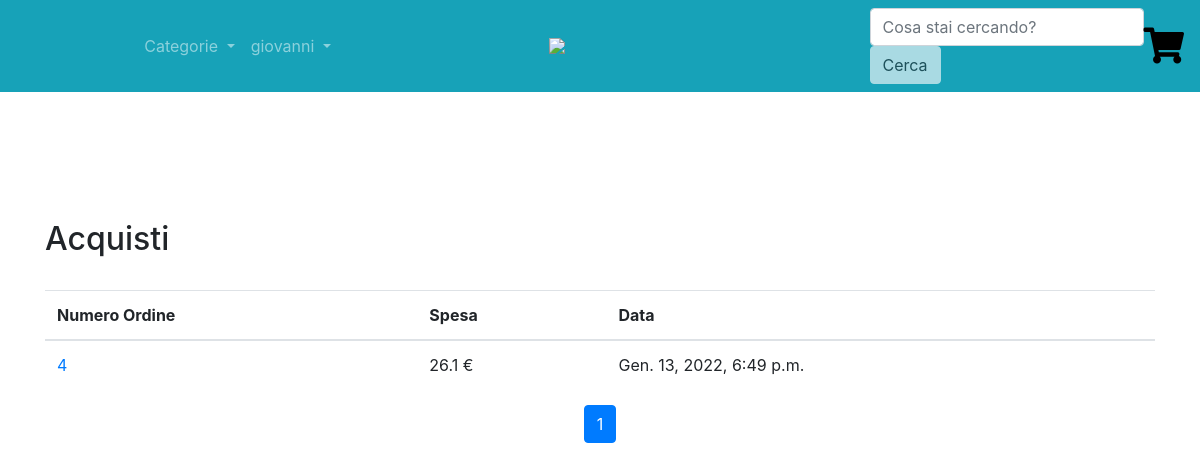
/user/acquisti (signed in), run on the app's committed database.
### core/models.py (models this page shows, shortened)
class Payment(models.Model):
    user = models.ForeignKey(User,on_delete=models.CASCADE)
    amount = models.FloatField()
    timestamp = models.DateTimeField(auto_now_add=True)
    order = models.ForeignKey(Order, on_delete=models.CASCADE)

### core/views.py (the view)
# urls.py: path('user/acquisti', login_required(views.AcquistiView.as_view()), name='acquisti'),
class AcquistiView(View):
    model = User
    template_name = '/core/acquisti.html'
    def get(self, *args, **kwargs):
        user_id = self.request.user.id
        user = User.objects.get(id=user_id)
        acquisti = Payment.objects.filter(user=user).order_by("-pk")
        paginator = Paginator(acquisti, 10)  # Show 10 contacts per page.
        page_number = self.request.GET.get('page')
        page_obj = paginator.get_page(page_number)
        context = {
            'User': user,
            'listacquisti': page_obj,
            'page_obj': page_obj
        }
        return render(self.request, 'core/acquisti.html', context)

### core/templates/core/acquisti.html (shortened to what this page needs)
{% extends 'base.html' %}
{% load static %}
{% block content %}
    <link rel="stylesheet" type="text/css" href="{% static '/css/homepage.css' %}" />
       <div class="mt-5 pt-4">
<h2>Acquisti</h2>
       <br>
</div>
<div>
<table class="table"  id="UserTable">
    <thead>
        <tr>
            <th> Numero Ordine </th>
            <th> Spesa </th>
            <th> Data</th>
        </tr>
    </thead>
    <tbody>
        {% for item in listacquisti %}
        <tr>
            <td><a href="{% url 'order-display' pk=item.order.id %}">{{ item.id }}</a></td>
            <td>{{ item.amount }} € </td>
            <td>{{ item.timestamp }} </td>
        </tr>
        {% endfor %}
    </tbody>
</table>
</div>
            <nav class="d-flex justify-content-center wow fadeIn">
                <ul class="pagination pg-blue">
                    <li class="page-item active">
                        <a class="page-link" href="?page={{ page_obj.number }}">{{ page_obj.number }}
                        </a>
                    </li>
                </ul>
            </nav>
{% endblock content %}

### templates/base.html (shortened to what this page needs)
<!doctype html>
<html lang="it">
<head>
    <link rel="stylesheet" type="text/css" href="https://cdnjs.cloudflare.com/ajax/libs/bootstrap-modal/2.2.6/css/bootstrap-modal.css" />
    <link rel="stylesheet" href="https://pro.fontawesome.com/releases/v5.10.0/css/all.css"/>
    <link rel="stylesheet" href="https://stackpath.bootstrapcdn.com/bootstrap/4.4.1/css/bootstrap.min.css">
    <link rel="stylesheet" type="text/css" href="https://cdn.datatables.net/v/bs4/dt-1.10.21/datatables.min.css" />
</head>
<body>
<nav class="navbar navbar-expand-lg navbar-dark bg-info">
    <div class="collapse navbar-collapse" id="navbarSupportedContent">
        <div class="container ">
            <ul class="navbar-nav mx-auto">
                <li class="nav-item dropdown">
                    <a class="nav-link dropdown-toggle" href="#" id="navbarDropdown" role="button" data-toggle="dropdown" aria-haspopup="true" aria-expanded="false">
                        Categorie
                    </a>
                </li>
                {% if request.user.is_authenticated %}
                    <li class="nav-item dropdown">
                        <a class="nav-link dropdown-toggle" href="#" id="navbarDropdown" role="button" data-toggle="dropdown" aria-haspopup="true" aria-expanded="false">
                            {{ request.user.username }}
                        </a>
                    </li>
                {% endif %}
            </ul>
         <a class="mx-auto" href="/"><img  style="width: 200px;"  src="https://cdn.discordapp.com/attachments/806484286340857887/899959047699177533/MangaWorldLogo.png"></a>
        </div>
        <div class="align-items-center mx-auto">
        <form class="form-inline " action="{% url 'cerca' %}">
                <input name="q" class="inputCerca form-control mr-auto" type="" placeholder="Cosa stai cercando?" aria-label="Search">
                <button class="cerca btn btn-light" type="submit">Cerca</button>
            </form>
        </div>
    <a class="fa fa-shopping-cart " href="{% url 'order-summary' %}" style="font-size:36px;color: black" ></a>
    </div>
</nav>
<div class="mt-1 pt-1">
</div>
<div class="container">
    <br>
    <br>
    {% block content %}
    {% endblock content %}
</div>
</body>
</html>

### static/css/homepage.css (style rules this page uses)
*,::after,::before { box-sizing:border-box; }
ul { margin-top:0;margin-bottom:1rem; }
a { color:#007bff;text-decoration:none;background-color:transparent; }
img { vertical-align:middle;border-style:none; }
div,span,h3,p,a,img,i,ul,li { margin:0;padding:0;border:0;font-size:100%;font:inherit;vertical-align:baseline; }
ul { list-style:none; }
* { margin:0;padding:0; }
img { float:left; }
img { max-width:100%; }

### data on the page
Payment: id "4", amount "26.1", timestamp "Gen. 13, 2022, 6:49 p.m."

### other printed values
{{ request.user.username }} "giovanni"
{{ page_obj.number }} "1"
